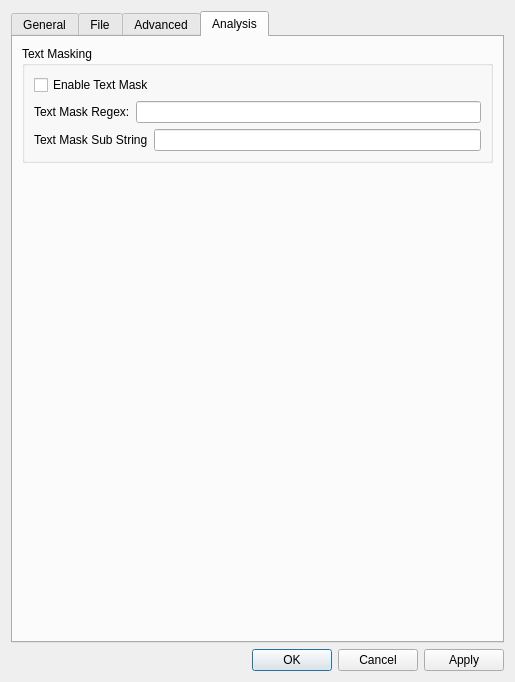
<?xml version="1.0" encoding="UTF-8"?>
<ui version="4.0">
 <class>OptionsDialog</class>
 <widget class="QDialog" name="OptionsDialog">
  <property name="geometry">
   <rect>
    <x>0</x>
    <y>0</y>
    <width>515</width>
    <height>682</height>
   </rect>
  </property>
  <property name="sizePolicy">
   <sizepolicy hsizetype="Fixed" vsizetype="Fixed">
    <horstretch>0</horstretch>
    <verstretch>0</verstretch>
   </sizepolicy>
  </property>
  <property name="windowTitle">
   <string>Options</string>
  </property>
  <layout class="QVBoxLayout" name="verticalLayout_2">
   <item>
    <widget class="QTabWidget" name="tabWidget">
     <property name="enabled">
      <bool>true</bool>
     </property>
     <property name="currentIndex">
      <number>3</number>
     </property>
     <widget class="QWidget" name="general_tab">
      <attribute name="title">
       <string>General</string>
      </attribute>
      <layout class="QVBoxLayout" name="verticalLayout_3">
       <item>
        <widget class="QGroupBox" name="fontBox">
         <property name="sizePolicy">
          <sizepolicy hsizetype="Expanding" vsizetype="Fixed">
           <horstretch>0</horstretch>
           <verstretch>0</verstretch>
          </sizepolicy>
         </property>
         <property name="title">
          <string>Font</string>
         </property>
         <layout class="QHBoxLayout" name="horizontalLayout_3">
          <item>
           <layout class="QHBoxLayout" name="horizontalLayout">
            <property name="sizeConstraint">
             <enum>QLayout::SetDefaultConstraint</enum>
            </property>
            <item>
             <widget class="QLabel" name="label">
              <property name="text">
               <string>Family: </string>
              </property>
             </widget>
            </item>
            <item>
             <widget class="QComboBox" name="fontFamilyBox">
              <property name="sizePolicy">
               <sizepolicy hsizetype="Expanding" vsizetype="Fixed">
                <horstretch>0</horstretch>
                <verstretch>0</verstretch>
               </sizepolicy>
              </property>
             </widget>
            </item>
            <item>
             <widget class="QLabel" name="label_2">
              <property name="text">
               <string>Size: </string>
              </property>
             </widget>
            </item>
            <item>
             <widget class="QComboBox" name="fontSizeBox">
              <property name="sizePolicy">
               <sizepolicy hsizetype="Expanding" vsizetype="Fixed">
                <horstretch>0</horstretch>
                <verstretch>0</verstretch>
               </sizepolicy>
              </property>
             </widget>
            </item>
           </layout>
          </item>
         </layout>
        </widget>
       </item>
       <item>
        <widget class="QGroupBox" name="searchBox">
         <property name="sizePolicy">
          <sizepolicy hsizetype="Expanding" vsizetype="Fixed">
           <horstretch>0</horstretch>
           <verstretch>0</verstretch>
          </sizepolicy>
         </property>
         <property name="title">
          <string>Search options</string>
         </property>
         <layout class="QVBoxLayout" name="verticalLayout_4">
          <item>
           <layout class="QGridLayout" name="gridLayout">
            <item row="0" column="0">
             <widget class="QLabel" name="label_3">
              <property name="text">
               <string>Main search type: </string>
              </property>
             </widget>
            </item>
            <item row="0" column="1">
             <widget class="QComboBox" name="mainSearchBox">
              <property name="sizePolicy">
               <sizepolicy hsizetype="Expanding" vsizetype="Fixed">
                <horstretch>0</horstretch>
                <verstretch>0</verstretch>
               </sizepolicy>
              </property>
             </widget>
            </item>
            <item row="1" column="0">
             <widget class="QLabel" name="label_4">
              <property name="text">
               <string>QuickFind search type: </string>
              </property>
             </widget>
            </item>
            <item row="1" column="1">
             <widget class="QComboBox" name="quickFindSearchBox">
              <property name="sizePolicy">
               <sizepolicy hsizetype="Expanding" vsizetype="Fixed">
                <horstretch>0</horstretch>
                <verstretch>0</verstretch>
               </sizepolicy>
              </property>
             </widget>
            </item>
            <item row="4" column="1">
             <widget class="QCheckBox" name="incrementalCheckBox">
              <property name="layoutDirection">
               <enum>Qt::LeftToRight</enum>
              </property>
              <property name="text">
               <string>Incremental QuickFind</string>
              </property>
             </widget>
            </item>
           </layout>
          </item>
         </layout>
        </widget>
       </item>
       <item>
        <widget class="QGroupBox" name="sessionBox">
         <property name="title">
          <string>Session options</string>
         </property>
         <layout class="QVBoxLayout" name="verticalLayout_6">
          <item>
           <widget class="QCheckBox" name="loadLastSessionCheckBox">
            <property name="text">
             <string>Load last session</string>
            </property>
           </widget>
          </item>
          <item>
           <widget class="QCheckBox" name="followFileOnLoadCheckBox">
            <property name="text">
             <string>Follow file on load</string>
            </property>
           </widget>
          </item>
          <item>
           <widget class="QCheckBox" name="minimizeToTrayCheckBox">
            <property name="text">
             <string>Minimize to tray</string>
            </property>
           </widget>
          </item>
          <item>
           <widget class="QCheckBox" name="multipleWindowsCheckBox">
            <property name="text">
             <string>Enabe multiple windows</string>
            </property>
           </widget>
          </item>
         </layout>
        </widget>
       </item>
       <item>
        <widget class="QGroupBox" name="versionCheckingBox">
         <property name="title">
          <string>Version checking options</string>
         </property>
         <layout class="QVBoxLayout" name="verticalLayout_7">
          <item>
           <widget class="QCheckBox" name="checkForNewVersionCheckBox">
            <property name="text">
             <string>Check for new version</string>
            </property>
           </widget>
          </item>
         </layout>
        </widget>
       </item>
       <item>
        <spacer name="verticalSpacer">
         <property name="orientation">
          <enum>Qt::Vertical</enum>
         </property>
         <property name="sizeHint" stdset="0">
          <size>
           <width>20</width>
           <height>0</height>
          </size>
         </property>
        </spacer>
       </item>
      </layout>
     </widget>
     <widget class="QWidget" name="file_watch_tab">
      <attribute name="title">
       <string>File</string>
      </attribute>
      <layout class="QVBoxLayout" name="verticalLayout_9">
       <item>
        <widget class="QGroupBox" name="fileChangeBox">
         <property name="title">
          <string>File change monitoring</string>
         </property>
         <layout class="QVBoxLayout" name="verticalLayout">
          <item>
           <widget class="QCheckBox" name="nativeFileWatchCheckBox">
            <property name="text">
             <string>Enable filesystem change monitoring</string>
            </property>
           </widget>
          </item>
          <item>
           <widget class="QCheckBox" name="pollingCheckBox">
            <property name="text">
             <string>Enable polling</string>
            </property>
           </widget>
          </item>
          <item>
           <layout class="QHBoxLayout" name="horizontalLayout_5">
            <item>
             <widget class="QLabel" name="label_5">
              <property name="text">
               <string>Polling interval (ms):</string>
              </property>
             </widget>
            </item>
            <item>
             <widget class="QLineEdit" name="pollIntervalLineEdit">
              <property name="maximumSize">
               <size>
                <width>16777215</width>
                <height>16777215</height>
               </size>
              </property>
              <property name="inputMethodHints">
               <set>Qt::ImhDigitsOnly</set>
              </property>
             </widget>
            </item>
           </layout>
          </item>
         </layout>
        </widget>
       </item>
       <item>
        <widget class="QGroupBox" name="archivesGroupBox">
         <property name="title">
          <string>Archives</string>
         </property>
         <layout class="QVBoxLayout" name="verticalLayout_10">
          <item>
           <widget class="QCheckBox" name="extractArchivesCheckBox">
            <property name="text">
             <string>Extract archives</string>
            </property>
           </widget>
          </item>
          <item>
           <widget class="QCheckBox" name="extractArchivesAlwaysCheckBox">
            <property name="text">
             <string>Extract archives without confirmation</string>
            </property>
           </widget>
          </item>
         </layout>
        </widget>
       </item>
       <item>
        <spacer name="verticalSpacer_3">
         <property name="orientation">
          <enum>Qt::Vertical</enum>
         </property>
         <property name="sizeHint" stdset="0">
          <size>
           <width>20</width>
           <height>40</height>
          </size>
         </property>
        </spacer>
       </item>
      </layout>
     </widget>
     <widget class="QWidget" name="advanced_tab">
      <property name="enabled">
       <bool>true</bool>
      </property>
      <attribute name="title">
       <string>Advanced</string>
      </attribute>
      <layout class="QVBoxLayout" name="verticalLayout_5">
       <item>
        <widget class="QGroupBox" name="perfBox">
         <property name="title">
          <string>Indexing and search</string>
         </property>
         <layout class="QFormLayout" name="formLayout_2">
          <property name="fieldGrowthPolicy">
           <enum>QFormLayout::ExpandingFieldsGrow</enum>
          </property>
          <property name="labelAlignment">
           <set>Qt::AlignLeading|Qt::AlignLeft|Qt::AlignVCenter</set>
          </property>
          <item row="0" column="0">
           <widget class="QCheckBox" name="parallelSearchCheckBox">
            <property name="text">
             <string>Use parallel search</string>
            </property>
           </widget>
          </item>
          <item row="4" column="0">
           <widget class="QLabel" name="label_8">
            <property name="text">
             <string>Index file read buffer (Mib):</string>
            </property>
           </widget>
          </item>
          <item row="4" column="1">
           <widget class="QSpinBox" name="indexReadBufferSpinBox">
            <property name="sizePolicy">
             <sizepolicy hsizetype="MinimumExpanding" vsizetype="Fixed">
              <horstretch>0</horstretch>
              <verstretch>0</verstretch>
             </sizepolicy>
            </property>
           </widget>
          </item>
          <item row="5" column="0">
           <widget class="QLabel" name="label_9">
            <property name="text">
             <string>Search read buffer (lines):</string>
            </property>
           </widget>
          </item>
          <item row="5" column="1">
           <widget class="QSpinBox" name="searchReadBufferSpinBox">
            <property name="sizePolicy">
             <sizepolicy hsizetype="MinimumExpanding" vsizetype="Fixed">
              <horstretch>0</horstretch>
              <verstretch>0</verstretch>
             </sizepolicy>
            </property>
            <property name="suffix">
             <string/>
            </property>
            <property name="maximum">
             <number>100000</number>
            </property>
           </widget>
          </item>
          <item row="6" column="0">
           <widget class="QCheckBox" name="keepFileClosedCheckBox">
            <property name="toolTip">
             <string>File will be kept closed as much as possible. Affects only files opened after check state changed</string>
            </property>
            <property name="text">
             <string>Keep file closed</string>
            </property>
           </widget>
          </item>
         </layout>
        </widget>
       </item>
       <item>
        <widget class="QGroupBox" name="cachingBox">
         <property name="title">
          <string>Caching</string>
         </property>
         <property name="alignment">
          <set>Qt::AlignLeading|Qt::AlignLeft|Qt::AlignVCenter</set>
         </property>
         <property name="flat">
          <bool>false</bool>
         </property>
         <layout class="QFormLayout" name="formLayout">
          <property name="labelAlignment">
           <set>Qt::AlignLeading|Qt::AlignLeft|Qt::AlignVCenter</set>
          </property>
          <item row="0" column="0">
           <widget class="QCheckBox" name="useLineEndingCacheCheckBox">
            <property name="text">
             <string>Use line ending cache</string>
            </property>
            <property name="checked">
             <bool>true</bool>
            </property>
           </widget>
          </item>
          <item row="1" column="0" colspan="2">
           <widget class="QCheckBox" name="searchResultsCacheCheckBox">
            <property name="text">
             <string>Enable search results cache</string>
            </property>
           </widget>
          </item>
          <item row="2" column="0">
           <widget class="QLabel" name="label_6">
            <property name="text">
             <string>Search cache size (lines):</string>
            </property>
           </widget>
          </item>
          <item row="2" column="1">
           <widget class="QSpinBox" name="searchCacheSpinBox">
            <property name="sizePolicy">
             <sizepolicy hsizetype="MinimumExpanding" vsizetype="Fixed">
              <horstretch>0</horstretch>
              <verstretch>0</verstretch>
             </sizepolicy>
            </property>
            <property name="maximum">
             <number>10000000</number>
            </property>
           </widget>
          </item>
         </layout>
        </widget>
       </item>
       <item>
        <widget class="QGroupBox" name="loggingBox">
         <property name="title">
          <string>Logging</string>
         </property>
         <layout class="QVBoxLayout" name="verticalLayout_8">
          <item>
           <widget class="QCheckBox" name="loggingCheckBox">
            <property name="text">
             <string>Enable logging</string>
            </property>
           </widget>
          </item>
          <item>
           <layout class="QHBoxLayout" name="horizontalLayout_4">
            <item>
             <widget class="QLabel" name="verbosityLabel">
              <property name="text">
               <string>Verbosity</string>
              </property>
             </widget>
            </item>
            <item>
             <widget class="QSpinBox" name="verbositySpinBox">
              <property name="enabled">
               <bool>false</bool>
              </property>
              <property name="maximum">
               <number>6</number>
              </property>
             </widget>
            </item>
           </layout>
          </item>
         </layout>
        </widget>
       </item>
       <item>
        <spacer name="verticalSpacer_2">
         <property name="orientation">
          <enum>Qt::Vertical</enum>
         </property>
         <property name="sizeHint" stdset="0">
          <size>
           <width>20</width>
           <height>20</height>
          </size>
         </property>
        </spacer>
       </item>
      </layout>
     </widget>
     <widget class="QWidget" name="analysis_tab">
      <property name="enabled">
       <bool>true</bool>
      </property>
      <attribute name="title">
       <string>Analysis</string>
      </attribute>
      <layout class="QVBoxLayout" name="analysisVerticalLayout_0">
       <item>
        <widget class="QGroupBox" name="groupBox">
         <property name="title">
          <string>Text Masking</string>
         </property>
         <property name="flat">
          <bool>false</bool>
         </property>
         <layout class="QVBoxLayout" name="verticalLayout_12">
          <item>
           <widget class="QCheckBox" name="analysisEnableMaskCheckBox">
            <property name="text">
             <string>Enable Text Mask</string>
            </property>
           </widget>
          </item>
          <item>
           <layout class="QVBoxLayout" name="verticalLayout_8">
            <item>
             <layout class="QHBoxLayout" name="horizontalLayout_6">
              <item>
               <widget class="QLabel" name="label_7">
                <property name="text">
                 <string>Text Mask Regex:</string>
                </property>
               </widget>
              </item>
              <item>
               <widget class="QLineEdit" name="analysisMaskRegexLineEdit"/>
              </item>
             </layout>
            </item>
            <item>
             <layout class="QHBoxLayout" name="horizontalLayout_8">
              <item>
               <widget class="QLabel" name="label_10">
                <property name="text">
                 <string>Text Mask Sub String</string>
                </property>
               </widget>
              </item>
              <item>
               <widget class="QLineEdit" name="analysisMaskSubStringLineEdit"/>
              </item>
             </layout>
            </item>
           </layout>
          </item>
         </layout>
        </widget>
       </item>
       <item>
        <spacer name="verticalSpacer_4">
         <property name="orientation">
          <enum>Qt::Vertical</enum>
         </property>
         <property name="sizeHint" stdset="0">
          <size>
           <width>20</width>
           <height>40</height>
          </size>
         </property>
        </spacer>
       </item>
      </layout>
     </widget>
    </widget>
   </item>
   <item>
    <widget class="QDialogButtonBox" name="buttonBox">
     <property name="orientation">
      <enum>Qt::Horizontal</enum>
     </property>
     <property name="standardButtons">
      <set>QDialogButtonBox::Apply|QDialogButtonBox::Cancel|QDialogButtonBox::Ok</set>
     </property>
    </widget>
   </item>
  </layout>
 </widget>
 <resources/>
 <connections/>
 <designerdata>
  <property name="gridDeltaX">
   <number>10</number>
  </property>
  <property name="gridDeltaY">
   <number>10</number>
  </property>
  <property name="gridSnapX">
   <bool>true</bool>
  </property>
  <property name="gridSnapY">
   <bool>true</bool>
  </property>
  <property name="gridVisible">
   <bool>true</bool>
  </property>
 </designerdata>
</ui>
